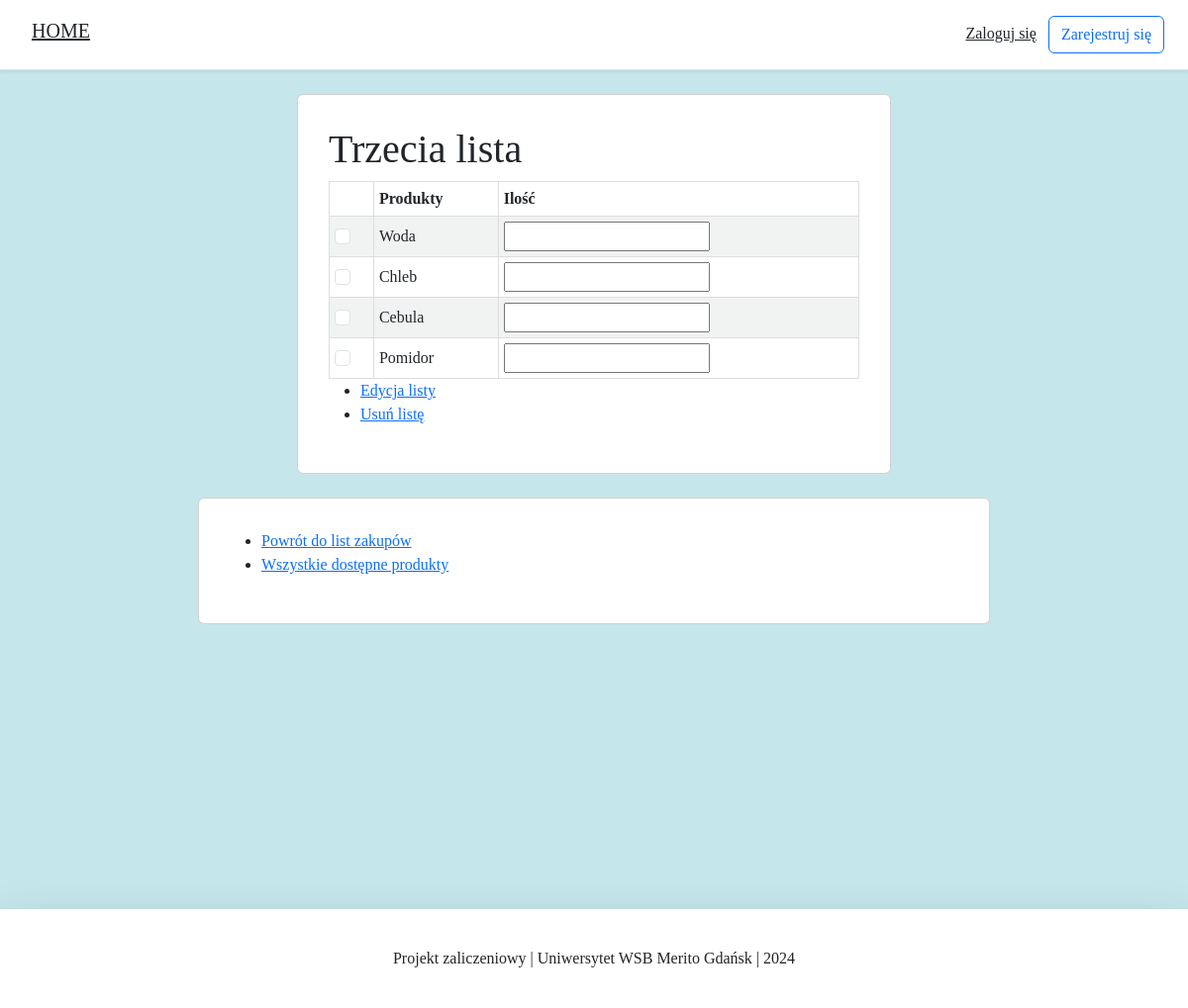
The page /5 on the database its author committed.
### products/models.py (models this page shows, shortened)
class ShoppingLists(models.Model):
    lists_name = models.CharField(max_length=30, verbose_name="Nazwa listy")
    products = models.ManyToManyField(Products, verbose_name="Produkty")
    class Meta:
        verbose_name_plural = "Listy zakupów"

class Products(models.Model):
    product_name = models.CharField(max_length=30, verbose_name="Nazwa produktu")
    class Meta:
        verbose_name_plural = "Produkty"

### products/views.py (the view)
# urls.py: path('<int:pk>', ShoppingListDetails.as_view(), name='details'),
class ShoppingListDetails(DetailView):
    model = ShoppingLists
    template_name = "list_details.html"
    def get_context_data(self, **kwargs):
        context = super().get_context_data(**kwargs)
        context['products_list'] = Products.objects.filter(shoppinglists=self.object.id)
        return context

### products/templates/list_details.html (shortened to what this page needs)
{% extends 'base.html' %}
{% load static %}
{% block content %}
<body>
<div class="container">
    <div class="row justify-content-center">
        <div class="card card-signin">
            <div class="card-body">
                <h1> {{ shoppinglists.lists_name }} </h1>
                <table>
                    <tr>
                        <th> </th>
                        <th>Produkty</th>
                        <th>Ilość</th>
                    </tr>
                    {% for product in products_list %}
                    <tr>
                        <td>
                            <div>
                              <input class="form-check-input" type="checkbox" id="checkboxNoLabel" value=""
                                     aria-label="...">
                            </div>
                        </td>
                        <td>{{ product.product_name }}</td>
                        <td>
                            <input type="number">
                        </td>
                    </tr>
                    {% empty %}
                    <tr>
                    <td>Brak produktów</td>
                    </tr>
                    {% endfor %}
                </table>
                <ul>
                    <li><a href="{% url 'change' shoppinglists.id %}">Edycja listy</a></li>
                    <li><a href="{% url 'delete' shoppinglists.id %}">Usuń listę</a></li>
                </ul>
            </div>
        </div>
    </div>
</div>
<div class="container mt-4">
    <div class="row justify-content-center">
        <div class="card card-navigate">
            <div class="card-body">
                <ul>
                    <li><a href="{% url 'shopping_list' %}">Powrót do list zakupów</a></li>
                    <li><a href="{% url 'products' %}">Wszystkie dostępne produkty</a></li>
                </ul>
            </div>
        </div>
    </div>
</div>
</body>
{% endblock content %}

### products/templates/snippets/base_css.html (style rules this page uses)
body { background-color: #c5e7eb; font-family: "Segue UI"; font-weight: 380; }
:root { --main-background-color: #c5e7eb; --dark-background-color: #a3d4e3; --secondary-text-color: #808080; --light-primary-text-color: #0080ff; }

### products/templates/list_details.html (style rules this page uses)
.card-signin { width: 100%; max-width: 600px; padding: 15px; margin: auto; }
.card-navigate { width: 100%; max-width: 800px; padding: 15px; margin: auto; }
table { border-collapse: collapse; width: 100%; }
td, th { border: 1px solid #dddddd; padding: 5px; }
tr:nth-child(even) { background-color: #F1F3F3; }

### rows shown on the page
ShoppingLists: lists_name "Trzecia lista"
Products: product_name "Woda"
Products: product_name "Chleb"
Products: product_name "Cebula"
Products: product_name "Pomidor"
